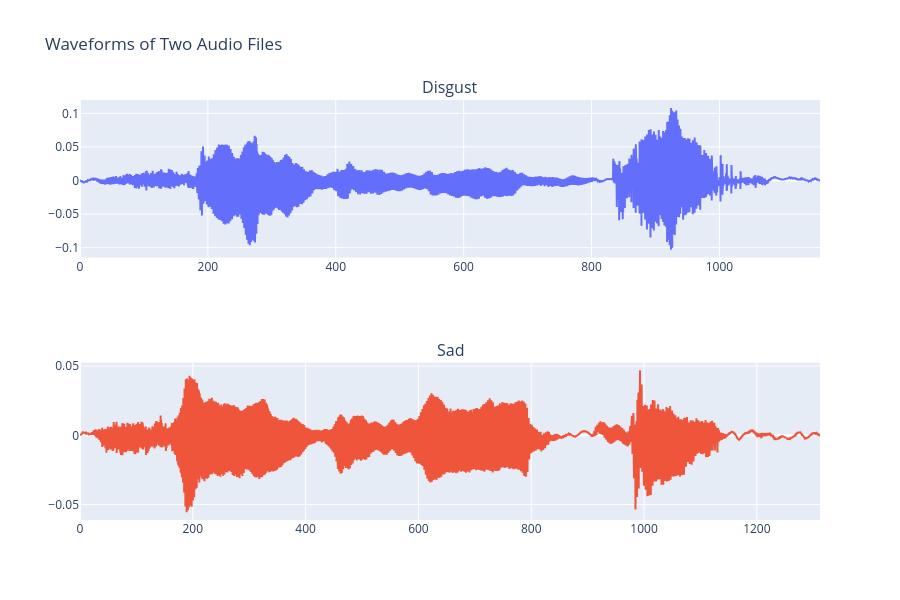

Notebook cell for this chart:
### Code cell
import librosa
import plotly.graph_objs as go
from plotly.subplots import make_subplots

# Load audio files
data_1, sr1 = librosa.load(path_1)
data_2, sr2 = librosa.load(path_2)

# Create time axes
time_1 = librosa.times_like(data_1, sr=sr1)
time_2 = librosa.times_like(data_2, sr=sr2)

# Create subplots with shared y-axis
fig = make_subplots(rows=2, cols=1, shared_yaxes=True, subplot_titles=("Disgust", "Sad"))

# Add first waveform
fig.add_trace(go.Scatter(x=time_1, y=data_1, mode='lines', name='Disgust'), row=1, col=1)

# Add second waveform
fig.add_trace(go.Scatter(x=time_2, y=data_2, mode='lines', name='Sad'), row=2, col=1)

# Layout adjustments
fig.update_layout(
    height=600,
    width=900,
    title_text="Waveforms of Two Audio Files",
    showlegend=False
)

fig.show()

### Figure 1 — Plotly figure (JSON) as saved in the notebook; plotly's stock layout.template omitted (floating-point values rounded to 4 significant figures; data arrays with more than 128 entries replaced by an {"elided": "..."} marker saying what was removed)
{"data": [{"mode": "lines", "name": "Disgust", "type": "scatter", "x": {"elided": "49841 float values"}, "xaxis": "x", "y": {"elided": "49841 float values"}, "yaxis": "y"}, {"mode": "lines", "name": "Sad", "type": "scatter", "x": {"elided": "56501 float values"}, "xaxis": "x2", "y": {"elided": "56501 float values"}, "yaxis": "y2"}], "layout": {"annotations": [{"font": {"size": 16}, "showarrow": false, "text": "Disgust", "x": 0.5, "xanchor": "center", "xref": "paper", "y": 1, "yanchor": "bottom", "yref": "paper"}, {"font": {"size": 16}, "showarrow": false, "text": "Sad", "x": 0.5, "xanchor": "center", "xref": "paper", "y": 0.375, "yanchor": "bottom", "yref": "paper"}], "height": 600, "showlegend": false, "title": {"text": "Waveforms of Two Audio Files"}, "width": 900, "xaxis": {"anchor": "y", "domain": [0, 1]}, "xaxis2": {"anchor": "y2", "domain": [0, 1]}, "yaxis": {"anchor": "x", "domain": [0.625, 1]}, "yaxis2": {"anchor": "x2", "domain": [0, 0.375]}}}
